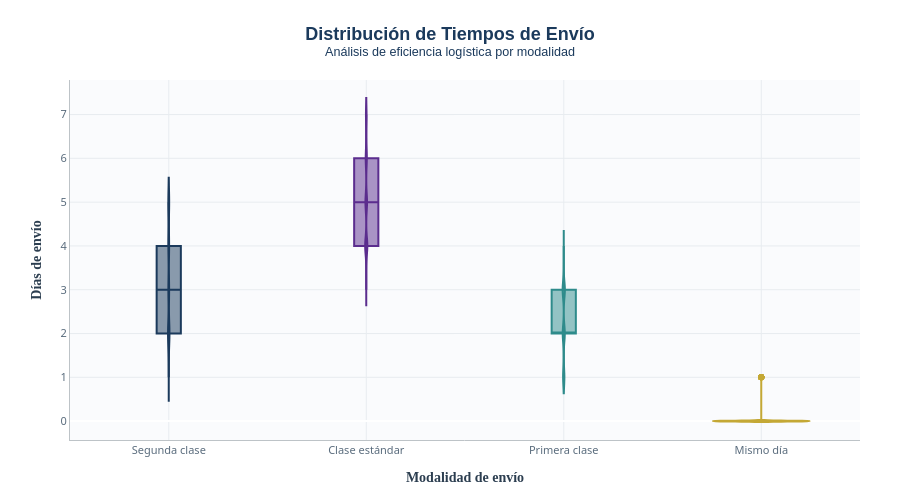

Notebook cell for this chart:
### Markdown cell above
### 3.6 Análisis logístico: tiempos de envío

### Code cell
# Distribución de días de envío por modo
fig6 = px.violin(
    df,
    x='Modo de envío',
    y='Shipping Days',
    color='Modo de envío',
    box=True,
    points='outliers',
    title='<b>Distribución de Tiempos de Envío</b><br><sup>Análisis de eficiencia logística por modalidad</sup>',
    labels={'Shipping Days': '<b>Días de envío</b>', 'Modo de envío': '<b>Modalidad de envío</b>'},
    color_discrete_sequence=PALETA
)

fig6.update_layout(**LAYOUT_PROFESIONAL)
fig6.update_layout(showlegend=False, height=500)

fig6.show()

### Figure 1 — Plotly figure (JSON) as saved in the notebook; plotly's stock layout.template omitted (floating-point values rounded to 4 significant figures; data arrays with more than 128 entries replaced by an {"elided": "..."} marker saying what was removed)
{"data": [{"alignmentgroup": "True", "box": {"visible": true}, "hovertemplate": "<b>Modalidad de envío</b>=%{x}<br><b>Días de envío</b>=%{y}<extra></extra>", "legendgroup": "Segunda clase", "marker": {"color": "#1B3A5C"}, "name": "Segunda clase", "offsetgroup": "Segunda clase", "orientation": "v", "points": "outliers", "scalegroup": "True", "showlegend": true, "type": "violin", "x": {"elided": "1902 str values"}, "x0": " ", "xaxis": "x", "y": {"elided": "1902 int values"}, "y0": " ", "yaxis": "y"}, {"alignmentgroup": "True", "box": {"visible": true}, "hovertemplate": "<b>Modalidad de envío</b>=%{x}<br><b>Días de envío</b>=%{y}<extra></extra>", "legendgroup": "Clase estándar", "marker": {"color": "#5B2D8E"}, "name": "Clase estándar", "offsetgroup": "Clase estándar", "orientation": "v", "points": "outliers", "scalegroup": "True", "showlegend": true, "type": "violin", "x": {"elided": "5859 str values"}, "x0": " ", "xaxis": "x", "y": {"elided": "5859 int values"}, "y0": " ", "yaxis": "y"}, {"alignmentgroup": "True", "box": {"visible": true}, "hovertemplate": "<b>Modalidad de envío</b>=%{x}<br><b>Días de envío</b>=%{y}<extra></extra>", "legendgroup": "Primera clase", "marker": {"color": "#2E8B8B"}, "name": "Primera clase", "offsetgroup": "Primera clase", "orientation": "v", "points": "outliers", "scalegroup": "True", "showlegend": true, "type": "violin", "x": {"elided": "1501 str values"}, "x0": " ", "xaxis": "x", "y": {"elided": "1501 int values"}, "y0": " ", "yaxis": "y"}, {"alignmentgroup": "True", "box": {"visible": true}, "hovertemplate": "<b>Modalidad de envío</b>=%{x}<br><b>Días de envío</b>=%{y}<extra></extra>", "legendgroup": "Mismo día", "marker": {"color": "#C4A835"}, "name": "Mismo día", "offsetgroup": "Mismo día", "orientation": "v", "points": "outliers", "scalegroup": "True", "showlegend": true, "type": "violin", "x": {"elided": "538 str values"}, "x0": " ", "xaxis": "x", "y": {"elided": "538 int values"}, "y0": " ", "yaxis": "y"}], "layout": {"font": {"color": "#2C3E50", "family": "Segoe UI, Arial", "size": 12}, "height": 500, "hoverlabel": {"bgcolor": "white", "font": {"family": "Segoe UI", "size": 12}}, "legend": {"title": {"text": "<b>Modalidad de envío</b>"}, "tracegroupgap": 0}, "margin": {"b": 60, "l": 70, "r": 40, "t": 80}, "paper_bgcolor": "white", "plot_bgcolor": "#FAFBFD", "showlegend": false, "title": {"font": {"color": "#1B3A5C", "family": "Segoe UI Semibold, Arial", "size": 18}, "text": "<b>Distribución de Tiempos de Envío</b><br><sup>Análisis de eficiencia logística por modalidad</sup>", "x": 0.5, "xanchor": "center"}, "violinmode": "overlay", "xaxis": {"anchor": "y", "categoryarray": ["Segunda clase", "Clase estándar", "Primera clase", "Mismo día"], "categoryorder": "array", "domain": [0, 1], "gridcolor": "#E8ECF0", "linecolor": "#BDC3C7", "linewidth": 1, "showline": true, "tickfont": {"color": "#5A6C7D", "size": 11}, "title": {"font": {"color": "#2C3E50", "family": "Segoe UI Semibold", "size": 14}, "text": "<b>Modalidad de envío</b>"}}, "yaxis": {"anchor": "x", "domain": [0, 1], "gridcolor": "#E8ECF0", "linecolor": "#BDC3C7", "linewidth": 1, "showline": true, "tickfont": {"color": "#5A6C7D", "size": 11}, "title": {"font": {"color": "#2C3E50", "family": "Segoe UI Semibold", "size": 14}, "text": "<b>Días de envío</b>"}}}}
